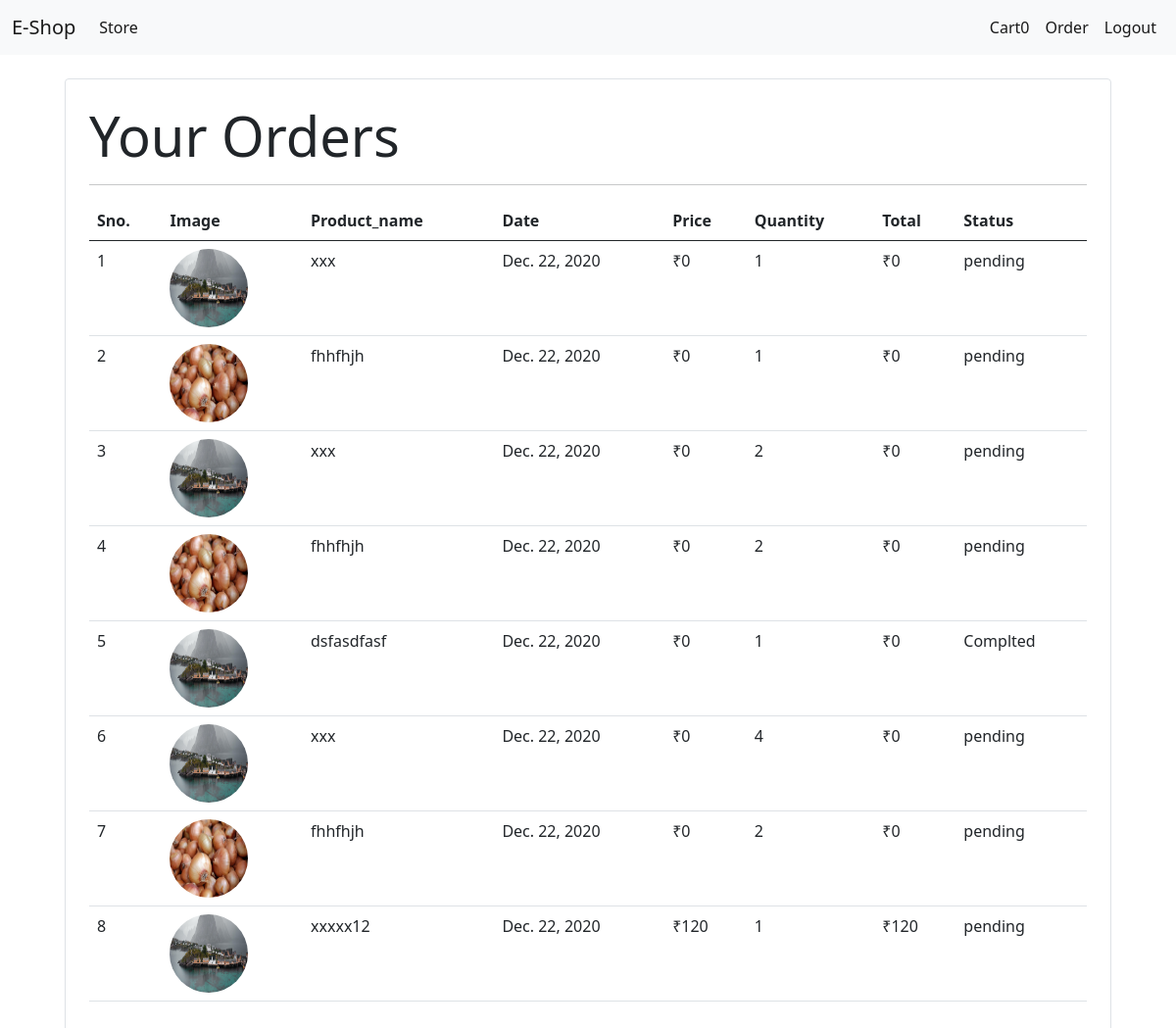
The page /order (signed in) on the database its author committed.
### store/models/order.py (models this page shows, shortened)
class Order(models.Model):
    product = models.ForeignKey(Product,on_delete=models.CASCADE)
    customer = models.ForeignKey(Customer,on_delete=models.CASCADE)
    quantity = models.IntegerField(default=1)
    address = models.CharField(max_length=200,default='',blank=True)
    phone = models.CharField(max_length=15,default='',blank=True)
    price = models.IntegerField()
    date = models.DateField(default=datetime.datetime.today)
    status = models.BooleanField(default=False)
    @staticmethod
    def get_order_buy_cust_id(customer_id):
        return Order.objects.filter(customer=customer_id).order_by('-date')

### store/models/product.py (models this page shows, shortened)
class Product(models.Model):
    name = models.CharField(max_length=50)
    category = models.ForeignKey(Category,on_delete=models.CASCADE)
    Price = models.IntegerField(default=0)
    description = models.CharField(max_length=200, default="")
    Date = models.DateField()
    image = models.ImageField(upload_to="upload/products/", default="")

### store/views/orderview.py (the view)
# urls.py: path('order',orderview.orderview.as_view(),name="orderview"),
class orderview(View):
    def get(self,request):
        customer = request.session.get('customer')
        orders = Order.get_order_buy_cust_id(customer)
        orders = orders.reverse()
        return render(request,'orders.html',{'orders':orders})

### store/templatetags/custome_filter.py (called while the page is built)
@register.filter(name='currency')
def currency(price):
     return "₹" + str(price)

@register.filter(name='multplynum')
def multplynum(num1,num2):
     return num1*num2

### store/templates/orders.html
{% extends "base.html" %}
{% block content %}
{% load cart %}
{% load custome_filter %}
<div class="container">
  <div class="border rounded p-4 m-4">
    <p class="display-4 pl-4 ml-4">Your Orders</p>
    <hr>
    <table class="table">
      <thead>
        <tr>
          <th>Sno.</th>
          <th>Image</th>
          <th>Product_name</th>
          <th>Date</th>
          <th>Price</th>
          <th>Quantity</th>
          <th>Total</th>
          <th>Status</th>
        </tr>
      </thead>
      <tbody>
        {% for order in orders %}
        <tr>
          <td>{{forloop.counter}}</td>
          <td><img style="height :80px; width: 80px;" class="rounded-circle" src="{{order.product.image.url}}"></td>
          <td>{{order.product.name}}</td>
          <td>{{order.date}}</td>
          <td>{{order.price|currency}}</td>
          <td>{{order.quantity}}</td>
          <td>{{order.quantity|multplynum:order.price|currency}}</td>
          {% if order.status %}
          <td>Complted</td>
          {% else %}
          <td>pending</td>
          {% endif %}
        </tr>
        {% endfor %}
      </tbody>
    </table>
  </div>
</div>
{% endblock %}

### store/templates/base.html (shortened to what this page needs)
<!doctype html>
<html lang="en">
  <head>
    <link href="https://cdn.jsdelivr.net/npm/bootstrap@5.0.0-beta1/dist/css/bootstrap.min.css" rel="stylesheet">
  </head>
  <body>
    <nav class="navbar navbar-expand-lg navbar-light bg-light">
        <div class="container-fluid">
          <a class="navbar-brand" href="/">E-Shop</a>
          <div class="collapse navbar-collapse" id="navbarSupportedContent">
            <ul class="navbar-nav me-auto mb-2 mb-lg-0">
              <li class="nav-item">
                <a class="nav-link active" aria-current="page" href="#">Store</a>
              </li>
            </ul>
            <ul class="navbar-nav my-2 my-lg-0">
              {% if request.session.customer %}
              <li class="nav-item">
                <a class="nav-link active" aria-current="page" href="/cart">Cart<span calss="badge badge-info">{{request.session.cart.keys|length}}</span></a>
              </li>
              <li class="nav-item">
                <a class="nav-link active" aria-current="page" href="/order">Order</a>
              </li>
                <li class="nav-item">
                    <a class="nav-link active" aria-current="page" href="/logout">Logout</a>
                  </li>
              {% endif %}
            </ul>
          </div>
        </div>
      </nav>
    {% block content %}
    {% endblock %}
  </body>
</html>

### rows shown on the page
Order: product.image (picture), product.name "xxx", date "Dec. 22, 2020", price "₹0", quantity "1", quantity|multplynum "₹0", status "pending"
Order: product.image (picture), product.name "fhhfhjh", date "Dec. 22, 2020", price "₹0", quantity "1", quantity|multplynum "₹0", status "pending"
Order: product.image (picture), product.name "xxx", date "Dec. 22, 2020", price "₹0", quantity "2", quantity|multplynum "₹0", status "pending"
Order: product.image (picture), product.name "fhhfhjh", date "Dec. 22, 2020", price "₹0", quantity "2", quantity|multplynum "₹0", status "pending"
Order: product.image (picture), product.name "dsfasdfasf", date "Dec. 22, 2020", price "₹0", quantity "1", quantity|multplynum "₹0", status "Complted"
Order: product.image (picture), product.name "xxx", date "Dec. 22, 2020", price "₹0", quantity "4", quantity|multplynum "₹0", status "pending"
Order: product.image (picture), product.name "fhhfhjh", date "Dec. 22, 2020", price "₹0", quantity "2", quantity|multplynum "₹0", status "pending"
Order: product.image (picture), product.name "xxxxx12", date "Dec. 22, 2020", price "₹120", quantity "1", quantity|multplynum "₹120", status "pending"

### other values the page prints
{{ request.session.cart.keys|length }} "0"
